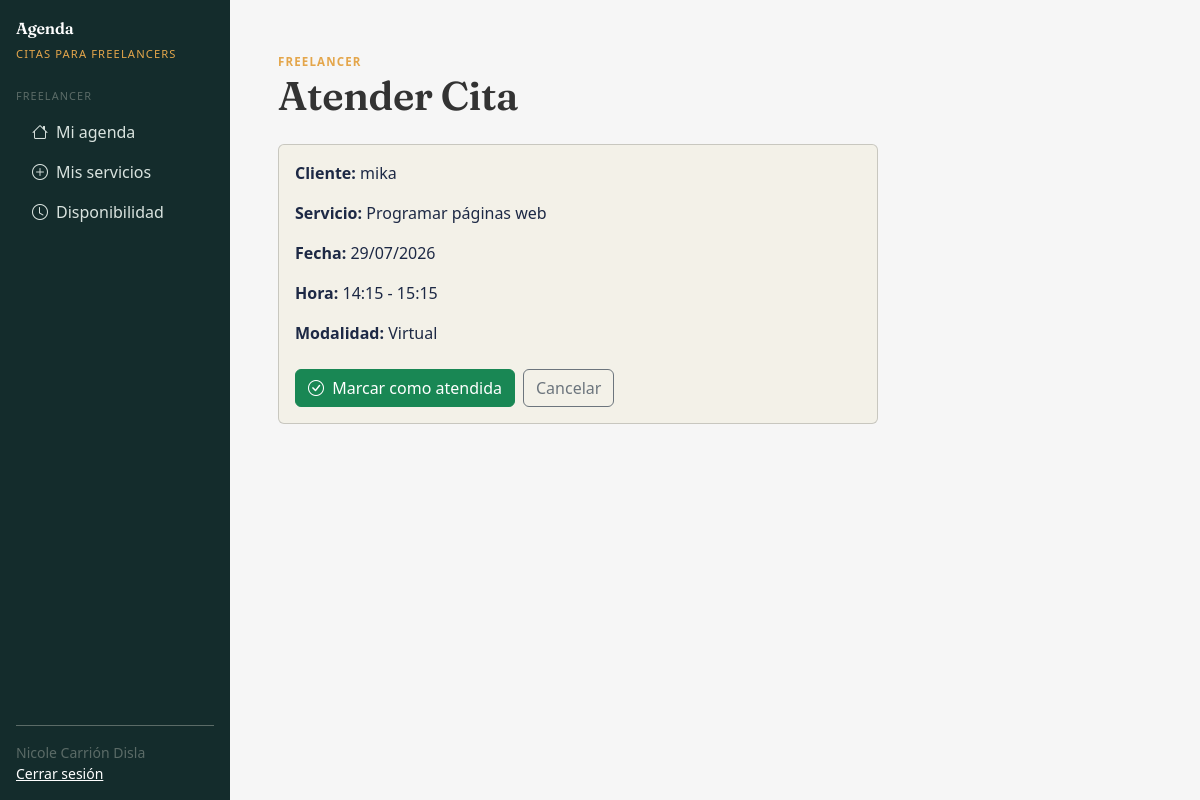
/freelancer/citas/1/atender/ (signed in), run on the app's committed database.
### gestionCitas/models.py (models this page shows, shortened)
class Reserva(models.Model):
    id_reserva = models.AutoField(primary_key=True)
    id_cliente = models.ForeignKey(Cliente, on_delete=models.CASCADE, related_name='reservas')
    id_freelancer = models.ForeignKey(Freelancer, on_delete=models.CASCADE, related_name='reservas')
    id_servicio = models.ForeignKey(Servicio, on_delete=models.CASCADE, related_name='reservas')
    fecha = models.DateField()
    hora_inicio = models.TimeField()
    hora_fin = models.TimeField()
    modalidad = models.CharField(max_length=10, choices=[
        ('presencial', 'Presencial'),
        ('virtual', 'Virtual')
    ], default='virtual')
    estado = models.CharField(max_length=12, choices=[
        ('programada', 'Programada'),
        ('confirmada', 'Confirmada'),
        ('atendida', 'Atendida'),
        ('cancelada', 'Cancelada')
    ], default='programada')
    motivo_cancelacion = models.TextField(blank=True, null=True)
    observaciones = models.TextField(blank=True, null=True)
    fecha_reserva = models.DateTimeField(auto_now_add=True)

class Cliente(models.Model):
    id_cliente = models.AutoField(primary_key=True)
    nombre = models.CharField(max_length=30)
    correo_cliente = models.EmailField(unique=True, max_length=30)
    contrasena = models.CharField(max_length=20)
    fecha_registro = models.DateTimeField(auto_now_add=True)

class Servicio(models.Model):
    id_servicio = models.AutoField(primary_key=True)
    id_freelancer = models.ForeignKey(Freelancer, on_delete=models.CASCADE, related_name='servicios')
    nombre = models.CharField(max_length=30)
    descripcion = models.TextField(blank=True)
    precio_base = models.DecimalField(max_digits=10, decimal_places=2)
    duracion = models.IntegerField(help_text="Duración en minutos")
    modalidad = models.CharField(max_length=10, choices=[
        ('presencial', 'Presencial'),
        ('virtual', 'Virtual'),
        ('ambos', 'Ambos')
    ], default='ambos')
    activo = models.BooleanField(default=True)

### gestionCitas/views.py (the view)
        def wrapper(request, *args, **kwargs):
            if 'rol' not in request.session:
                messages.error(request, "Debes iniciar sesión para continuar.")
                return redirect('login')
            if request.session.get('rol') not in roles:
                messages.error(request, "No tienes permiso para acceder a esta sección.")
                return redirect('login')
            return vista(request, *args, **kwargs)

### gestionCitas/views.py (called while the page is built)
def requiere_rol(*roles):
    def decorador(vista):
        def wrapper(request, *args, **kwargs):
            if 'rol' not in request.session:
                messages.error(request, "Debes iniciar sesión para continuar.")
                return redirect('login')
            if request.session.get('rol') not in roles:
                messages.error(request, "No tienes permiso para acceder a esta sección.")
                return redirect('login')
            return vista(request, *args, **kwargs)
        return wrapper
    return decorador

@requiere_rol('freelancer')
def atender_cita(request, pk):
    cita = get_object_or_404(Reserva, pk=pk, id_freelancer_id=request.session['user_id'])
    if request.method == 'POST':
        cita.estado = 'atendida'
        cita.observaciones = request.POST.get('observaciones', '')
        cita.save()
        messages.success(request, "Servicio finalizado exitosamente.")
        return redirect('freelancer_dashboard')
    return render(request, 'citas/freelancer/atender_cita.html', {'cita': cita})

### gestionCitas/templates/citas/freelancer/atender_cita.html (shortened to what this page needs)
{% extends "citas/base.html" %}
{% load static %}
{% block content %}
<div class="mb-4">
    <small class="text-warning text-uppercase fw-semibold"
        style="letter-spacing:.1em;font-size:.72rem;">Freelancer</small>
    <h1 class="mb-1">Atender Cita</h1>
</div>
<div class="card" style="max-width:600px;">
    <div class="card-body">
        <div class="mb-4">
            <p><strong>Cliente:</strong> {{ cita.id_cliente.nombre }}</p>
            <p><strong>Servicio:</strong> {{ cita.id_servicio.nombre }}</p>
            <p><strong>Fecha:</strong> {{ cita.fecha|date:"d/m/Y" }}</p>
            <p><strong>Hora:</strong> {{ cita.hora_inicio|time:"H:i" }} - {{ cita.hora_fin|time:"H:i" }}</p>
            <p><strong>Modalidad:</strong> {{ cita.get_modalidad_display }}</p>
        </div>
        <form method="post">
            <div class="d-flex gap-2">
                <button type="submit" class="btn btn-success">
                    <i class="bi bi-check-circle me-1"></i> Marcar como atendida
                </button>
                <a href="{% url 'freelancer_dashboard' %}" class="btn btn-outline-secondary">Cancelar</a>
            </div>
        </form>
    </div>
</div>
{% endblock %}

### data on the page
Reserva: id_cliente.nombre "mika", id_servicio.nombre "Programar páginas web", fecha "29/07/2026", hora_inicio "14:15", hora_fin "15:15", modalidad "Virtual"

### other printed values
{{ request.session.nombre|default:"Usuario" }} "Nicole Carrión Disla"
